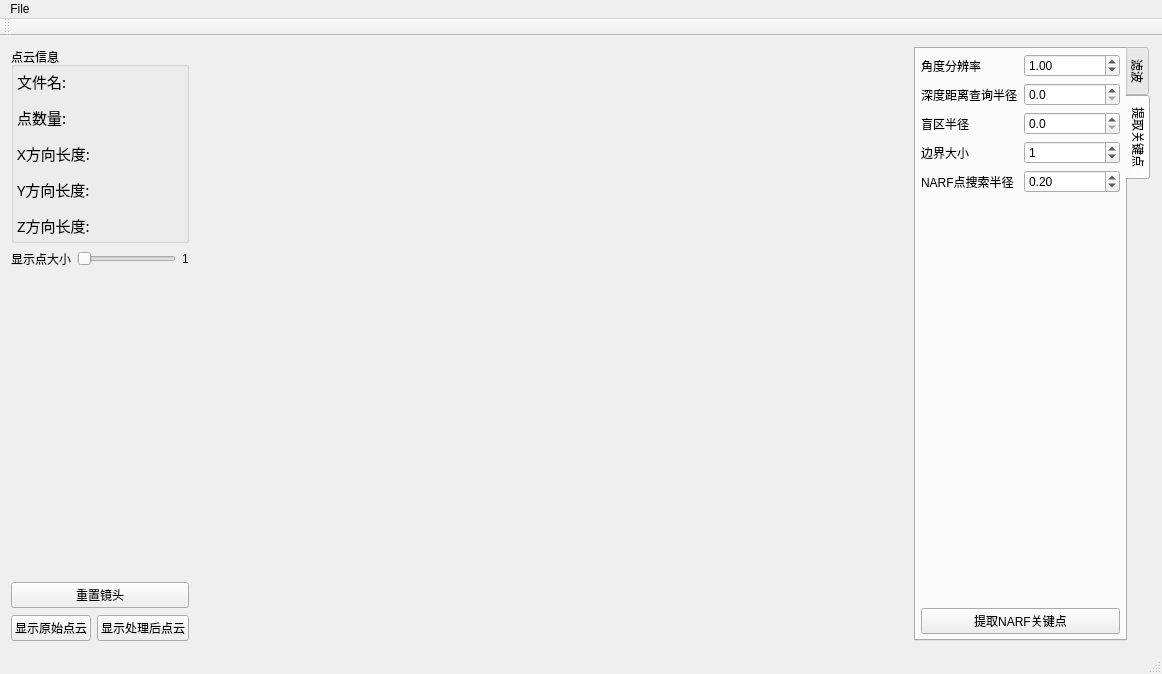
<?xml version="1.0" encoding="UTF-8"?>
<ui version="4.0">
 <class>PCLToolClass</class>
 <widget class="QMainWindow" name="PCLToolClass">
  <property name="geometry">
   <rect>
    <x>0</x>
    <y>0</y>
    <width>1162</width>
    <height>674</height>
   </rect>
  </property>
  <property name="windowTitle">
   <string>PCLTool</string>
  </property>
  <widget class="QWidget" name="centralWidget">
   <property name="sizePolicy">
    <sizepolicy hsizetype="Minimum" vsizetype="Minimum">
     <horstretch>0</horstretch>
     <verstretch>0</verstretch>
    </sizepolicy>
   </property>
   <layout class="QHBoxLayout" name="horizontalLayout" stretch="0,3,1">
    <item>
     <layout class="QVBoxLayout" name="layoutDisplay" stretch="0,0,1,0,0">
      <property name="spacing">
       <number>7</number>
      </property>
      <item>
       <widget class="QGroupBox" name="groupBoxValues">
        <property name="title">
         <string>点云信息</string>
        </property>
        <layout class="QVBoxLayout" name="verticalLayout_2">
         <property name="leftMargin">
          <number>3</number>
         </property>
         <property name="topMargin">
          <number>3</number>
         </property>
         <property name="rightMargin">
          <number>3</number>
         </property>
         <property name="bottomMargin">
          <number>3</number>
         </property>
         <item>
          <layout class="QFormLayout" name="formLayout">
           <property name="verticalSpacing">
            <number>13</number>
           </property>
           <item row="1" column="0">
            <widget class="QLabel" name="label_2">
             <property name="font">
              <font>
               <family>SimSun-ExtB</family>
               <pointsize>11</pointsize>
              </font>
             </property>
             <property name="text">
              <string>点数量:</string>
             </property>
            </widget>
           </item>
           <item row="0" column="0">
            <widget class="QLabel" name="label_1">
             <property name="font">
              <font>
               <family>SimSun-ExtB</family>
               <pointsize>11</pointsize>
              </font>
             </property>
             <property name="text">
              <string>文件名:</string>
             </property>
            </widget>
           </item>
           <item row="2" column="0">
            <widget class="QLabel" name="label_3">
             <property name="font">
              <font>
               <family>SimSun-ExtB</family>
               <pointsize>11</pointsize>
              </font>
             </property>
             <property name="text">
              <string>X方向长度:</string>
             </property>
            </widget>
           </item>
           <item row="3" column="0">
            <widget class="QLabel" name="label_4">
             <property name="font">
              <font>
               <family>SimSun-ExtB</family>
               <pointsize>11</pointsize>
              </font>
             </property>
             <property name="text">
              <string>Y方向长度:</string>
             </property>
            </widget>
           </item>
           <item row="4" column="0">
            <widget class="QLabel" name="label_5">
             <property name="font">
              <font>
               <family>SimSun-ExtB</family>
               <pointsize>11</pointsize>
              </font>
             </property>
             <property name="text">
              <string>Z方向长度:</string>
             </property>
            </widget>
           </item>
           <item row="0" column="1">
            <widget class="QLabel" name="lblFileName">
             <property name="font">
              <font>
               <family>SimSun-ExtB</family>
               <pointsize>11</pointsize>
              </font>
             </property>
             <property name="text">
              <string/>
             </property>
            </widget>
           </item>
           <item row="1" column="1">
            <widget class="QLabel" name="lblNumPoints">
             <property name="font">
              <font>
               <family>SimSun-ExtB</family>
               <pointsize>11</pointsize>
              </font>
             </property>
             <property name="text">
              <string/>
             </property>
            </widget>
           </item>
           <item row="2" column="1">
            <widget class="QLabel" name="lblXlength">
             <property name="font">
              <font>
               <family>SimSun-ExtB</family>
               <pointsize>11</pointsize>
              </font>
             </property>
             <property name="text">
              <string/>
             </property>
            </widget>
           </item>
           <item row="3" column="1">
            <widget class="QLabel" name="lblYlength">
             <property name="font">
              <font>
               <family>SimSun-ExtB</family>
               <pointsize>11</pointsize>
              </font>
             </property>
             <property name="text">
              <string/>
             </property>
            </widget>
           </item>
           <item row="4" column="1">
            <widget class="QLabel" name="lblZlength">
             <property name="font">
              <font>
               <family>SimSun-ExtB</family>
               <pointsize>11</pointsize>
              </font>
             </property>
             <property name="text">
              <string/>
             </property>
            </widget>
           </item>
          </layout>
         </item>
        </layout>
       </widget>
      </item>
      <item>
       <layout class="QGridLayout" name="layoutSliderPSize" columnstretch="0,1,0">
        <item row="0" column="0">
         <widget class="QLabel" name="label">
          <property name="text">
           <string>显示点大小</string>
          </property>
         </widget>
        </item>
        <item row="0" column="1">
         <widget class="QSlider" name="hSliderPointSize">
          <property name="minimum">
           <number>1</number>
          </property>
          <property name="maximum">
           <number>5</number>
          </property>
          <property name="orientation">
           <enum>Qt::Horizontal</enum>
          </property>
         </widget>
        </item>
        <item row="0" column="2">
         <widget class="QLabel" name="label_6">
          <property name="text">
           <string>1</string>
          </property>
         </widget>
        </item>
       </layout>
      </item>
      <item>
       <spacer name="verticalSpacer">
        <property name="orientation">
         <enum>Qt::Vertical</enum>
        </property>
        <property name="sizeHint" stdset="0">
         <size>
          <width>20</width>
          <height>40</height>
         </size>
        </property>
       </spacer>
      </item>
      <item>
       <widget class="QPushButton" name="btnResetCamera">
        <property name="enabled">
         <bool>true</bool>
        </property>
        <property name="sizePolicy">
         <sizepolicy hsizetype="Minimum" vsizetype="Fixed">
          <horstretch>0</horstretch>
          <verstretch>0</verstretch>
         </sizepolicy>
        </property>
        <property name="text">
         <string>重置镜头</string>
        </property>
       </widget>
      </item>
      <item>
       <layout class="QFormLayout" name="layoutBtnShow">
        <property name="verticalSpacing">
         <number>7</number>
        </property>
        <item row="0" column="0">
         <widget class="QPushButton" name="btnShowSrc">
          <property name="text">
           <string>显示原始点云</string>
          </property>
         </widget>
        </item>
        <item row="0" column="1">
         <widget class="QPushButton" name="btnShowDst">
          <property name="text">
           <string>显示处理后点云</string>
          </property>
         </widget>
        </item>
       </layout>
      </item>
     </layout>
    </item>
    <item>
     <widget class="QVTKWidget" name="qvtkWidget">
      <property name="sizePolicy">
       <sizepolicy hsizetype="Preferred" vsizetype="Preferred">
        <horstretch>0</horstretch>
        <verstretch>0</verstretch>
       </sizepolicy>
      </property>
     </widget>
    </item>
    <item>
     <widget class="QTabWidget" name="tabWidget">
      <property name="tabPosition">
       <enum>QTabWidget::East</enum>
      </property>
      <property name="currentIndex">
       <number>1</number>
      </property>
      <property name="iconSize">
       <size>
        <width>20</width>
        <height>20</height>
       </size>
      </property>
      <widget class="QWidget" name="tabOutlierRemoval">
       <attribute name="title">
        <string>滤波</string>
       </attribute>
       <layout class="QVBoxLayout" name="verticalLayout">
        <property name="leftMargin">
         <number>5</number>
        </property>
        <property name="topMargin">
         <number>5</number>
        </property>
        <property name="rightMargin">
         <number>5</number>
        </property>
        <property name="bottomMargin">
         <number>5</number>
        </property>
        <item>
         <layout class="QFormLayout" name="formLayout_2">
          <item row="0" column="0">
           <widget class="QLabel" name="label_7">
            <property name="text">
             <string>临近点数:</string>
            </property>
           </widget>
          </item>
          <item row="0" column="1">
           <widget class="QSpinBox" name="sboxMeank">
            <property name="value">
             <number>50</number>
            </property>
           </widget>
          </item>
          <item row="1" column="0">
           <widget class="QLabel" name="label_8">
            <property name="text">
             <string>标准差倍数:</string>
            </property>
           </widget>
          </item>
          <item row="1" column="1">
           <widget class="QDoubleSpinBox" name="sboxStdThresh">
            <property name="decimals">
             <number>1</number>
            </property>
            <property name="maximum">
             <double>3.000000000000000</double>
            </property>
            <property name="singleStep">
             <double>0.100000000000000</double>
            </property>
            <property name="value">
             <double>1.000000000000000</double>
            </property>
           </widget>
          </item>
         </layout>
        </item>
        <item>
         <widget class="QPushButton" name="btnOutlierRemoval">
          <property name="text">
           <string>移除离群点</string>
          </property>
         </widget>
        </item>
       </layout>
      </widget>
      <widget class="QWidget" name="tab_2">
       <attribute name="title">
        <string>提取关键点</string>
       </attribute>
       <layout class="QVBoxLayout" name="verticalLayout_3">
        <property name="leftMargin">
         <number>5</number>
        </property>
        <property name="topMargin">
         <number>5</number>
        </property>
        <property name="rightMargin">
         <number>5</number>
        </property>
        <property name="bottomMargin">
         <number>5</number>
        </property>
        <item>
         <layout class="QFormLayout" name="formLayout_3">
          <property name="leftMargin">
           <number>0</number>
          </property>
          <property name="topMargin">
           <number>0</number>
          </property>
          <property name="rightMargin">
           <number>0</number>
          </property>
          <property name="bottomMargin">
           <number>0</number>
          </property>
          <item row="0" column="0">
           <widget class="QLabel" name="label_9">
            <property name="text">
             <string>角度分辨率</string>
            </property>
           </widget>
          </item>
          <item row="0" column="1">
           <widget class="QDoubleSpinBox" name="sboxAngularReslution">
            <property name="decimals">
             <number>2</number>
            </property>
            <property name="maximum">
             <double>10.000000000000000</double>
            </property>
            <property name="singleStep">
             <double>0.050000000000000</double>
            </property>
            <property name="value">
             <double>1.000000000000000</double>
            </property>
           </widget>
          </item>
          <item row="1" column="0">
           <widget class="QLabel" name="label_10">
            <property name="text">
             <string>深度距离查询半径</string>
            </property>
           </widget>
          </item>
          <item row="1" column="1">
           <widget class="QDoubleSpinBox" name="sboxNoiseLevel">
            <property name="decimals">
             <number>1</number>
            </property>
            <property name="singleStep">
             <double>0.100000000000000</double>
            </property>
           </widget>
          </item>
          <item row="2" column="0">
           <widget class="QLabel" name="label_11">
            <property name="text">
             <string>盲区半径</string>
            </property>
           </widget>
          </item>
          <item row="2" column="1">
           <widget class="QDoubleSpinBox" name="sboxMinRange">
            <property name="decimals">
             <number>1</number>
            </property>
            <property name="singleStep">
             <double>0.100000000000000</double>
            </property>
           </widget>
          </item>
          <item row="3" column="0">
           <widget class="QLabel" name="label_12">
            <property name="text">
             <string>边界大小</string>
            </property>
           </widget>
          </item>
          <item row="3" column="1">
           <widget class="QSpinBox" name="sboxBorderSize">
            <property name="value">
             <number>1</number>
            </property>
           </widget>
          </item>
          <item row="4" column="0">
           <widget class="QLabel" name="label_13">
            <property name="text">
             <string>NARF点搜索半径</string>
            </property>
           </widget>
          </item>
          <item row="4" column="1">
           <widget class="QDoubleSpinBox" name="sboxSupportSize">
            <property name="decimals">
             <number>2</number>
            </property>
            <property name="singleStep">
             <double>0.010000000000000</double>
            </property>
            <property name="value">
             <double>0.200000000000000</double>
            </property>
           </widget>
          </item>
         </layout>
        </item>
        <item>
         <widget class="QPushButton" name="btnNARF">
          <property name="text">
           <string>提取NARF关键点</string>
          </property>
         </widget>
        </item>
       </layout>
      </widget>
     </widget>
    </item>
   </layout>
  </widget>
  <widget class="QMenuBar" name="menuBar">
   <property name="geometry">
    <rect>
     <x>0</x>
     <y>0</y>
     <width>1162</width>
     <height>26</height>
    </rect>
   </property>
   <widget class="QMenu" name="menu">
    <property name="title">
     <string>File</string>
    </property>
    <addaction name="actionOpen"/>
    <addaction name="separator"/>
    <addaction name="actionExit"/>
   </widget>
   <addaction name="menu"/>
  </widget>
  <widget class="QToolBar" name="mainToolBar">
   <attribute name="toolBarArea">
    <enum>TopToolBarArea</enum>
   </attribute>
   <attribute name="toolBarBreak">
    <bool>false</bool>
   </attribute>
  </widget>
  <widget class="QStatusBar" name="statusBar"/>
  <action name="actionOpen">
   <property name="text">
    <string>Open</string>
   </property>
  </action>
  <action name="actionExit">
   <property name="text">
    <string>Exit</string>
   </property>
  </action>
 </widget>
 <layoutdefault spacing="6" margin="11"/>
 <customwidgets>
  <customwidget>
   <class>QVTKWidget</class>
   <extends>QWidget</extends>
   <header>QVTKWidget.h</header>
  </customwidget>
 </customwidgets>
 <resources>
  <include location="PCLTool.qrc"/>
 </resources>
 <connections>
  <connection>
   <sender>actionExit</sender>
   <signal>triggered()</signal>
   <receiver>PCLToolClass</receiver>
   <slot>close()</slot>
   <hints>
    <hint type="sourcelabel">
     <x>-1</x>
     <y>-1</y>
    </hint>
    <hint type="destinationlabel">
     <x>299</x>
     <y>199</y>
    </hint>
   </hints>
  </connection>
  <connection>
   <sender>hSliderPointSize</sender>
   <signal>valueChanged(int)</signal>
   <receiver>label_6</receiver>
   <slot>setNum(int)</slot>
   <hints>
    <hint type="sourcelabel">
     <x>164</x>
     <y>238</y>
    </hint>
    <hint type="destinationlabel">
     <x>232</x>
     <y>244</y>
    </hint>
   </hints>
  </connection>
 </connections>
</ui>
